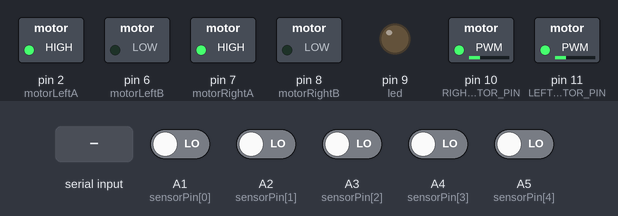
Bench run of a sketch on a simulated Arduino Uno, built with avr-gcc and run on an emulated ATmega328P. On the bench: switched loads named in the sketch (green lamp = pin HIGH), output pins drawn as LEDs (lit = HIGH). Inputs (shaded band) come from the test bench; at power-on: A1 (sensorPin[0]), A2 (sensorPin[1]), A3 (sensorPin[2]), A4 (sensorPin[3]), A5 (sensorPin[4]) LOW. What the sketch prints to the serial monitor is not drawn.

Above: at 1.2 s.
1.3 s: "kp\n" received over Serial
4.3 s: "ki\n" received over Serial
Timing chart, 0 to 7.3 s (numbered marks = the images above; inputs shaded):
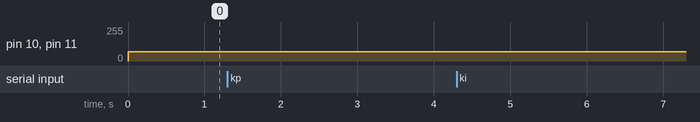

The sketch:

SensorPIDD.ino
```cpp
const int motorLeftA = 2;      // Digital pin for left motor A
const int motorLeftB = 6;     // Digital pin for left motor B
const int motorRightA = 7;     // Digital pin for right motor A
const int motorRightB = 8;     // Digital pin for right motor B

const int led = 9;

  // Read sensor values
const int sensorPin[5] = {A1, A2, A3, A4, A5}; // Array of digital pins for the sensors
const int numSensors = 5; // Number of sensors

#define LEFT_MOTOR_PIN 11
#define RIGHT_MOTOR_PIN 10

//BEST RESULT FOR SPEED 30
// double Kp = 3.8;
// double Ki = 0.000;
// double Kd = 0.1;

//BEST RESULT FOR SPEED 100
// double Kp = 17;
// double Ki = 0.000;
// double Kd = 0.3;

//SPEED 100
// Max Kp in P controller = 18
double Kp = 13;
double Ki = 0;
double Kd = 30;


//  11/5
//  speed=50
//  kp=9
//  kd=50
//  ki=0

//CURRECT PID PARAMETERS
// KP = 7
// KI = 0
// KD = 0.3
//SPEED = 45


//CURRECT NEW PID PARAMETERS
// KP = 7.8
// KI = 0
// KD = 10
//SPEED = 45
int baseSpeed = 70;


// char Incoming_value = 0;
// void setup() {
//   // put your setup code  here, to run once:
// Serial.begin(9600);
// pinMode(13,OUTPUT);
// }

// void  loop() {
//   if (Serial.available()  > 0)
//     {
//       Incoming_value = Serial.read();
//       Serial.print("/n");
//       if (Incoming_value == '1')
//         digitalWrite(13,HIGH);
//     }
// }


double error, integral = 0.0, derivative, output;
double previous_error = 0.0; // Initialize previous error for derivative calculation

void setup() {
  pinMode(led, OUTPUT);

  pinMode(motorLeftA, OUTPUT);
  pinMode(motorLeftB, OUTPUT);
  pinMode(motorRightA, OUTPUT);
  pinMode(motorRightB, OUTPUT);
    pinMode(A0, INPUT);
    pinMode(A1, INPUT);
    pinMode(A2, INPUT);
    pinMode(A3, INPUT);
    pinMode(A4, INPUT);


  digitalWrite(motorRightA,HIGH);
  digitalWrite(motorRightB,LOW);
  digitalWrite(motorLeftA,HIGH);
  digitalWrite(motorLeftB,LOW);

  digitalWrite(led, LOW);


  pinMode(LEFT_MOTOR_PIN, OUTPUT);
  pinMode(RIGHT_MOTOR_PIN, OUTPUT);
  Serial.begin(9600); // Start serial communication for debugging (optional)
    analogWrite(LEFT_MOTOR_PIN,30);
  analogWrite(RIGHT_MOTOR_PIN,30);

}

void loop() {

  if (Serial.available()) {
    String command = Serial.readStringUntil(' '); // Read until space
    if (command == "kp") {
      Kp = Serial.parseFloat(); // Parse the float value after the command
      Serial.print("Set Kp to: ");
      Serial.println(Kp);
    } else if (command == "ki") {
      Ki = Serial.parseFloat();
      Serial.print("Set Ki to: ");
      Serial.println(Ki);
    } else if (command == "kd") {
      Kd = Serial.parseFloat();
      Serial.print("Set Kd to: ");
      Serial.println(Kd);
      } else if (command == "speed") {
      baseSpeed = Serial.parseFloat();
      Serial.print("Set Speed to: ");
      Serial.println(baseSpeed);
      } else if (command == "s") {
      // Stop the motors
      StopMotors();
      Serial.println("Motors stopped");
    } else if (command == "m") {
      // Start the motors
      MoveMotors();
      Serial.println("Motors started");
    } else if (command == "0") {
      digitalWrite(led, LOW);
      // Start the motors
      Serial.println("0 recieved");
    } else if (command == "1") {
      // Start the motors
            digitalWrite(led, HIGH);

      Serial.println("1 recieved");
    }
      else {
      // Invalid command
      Serial.println("Invalid command");
    }

  }

  // Read sensor values
  int sensorValues[numSensors];
  for (int i = 0; i < numSensors; i++) {
    sensorValues[i] = digitalRead(sensorPin[i]);
  }
    Serial.print("  Sensors value: ");
    Serial.print(sensorValues[0]);
    Serial.print(sensorValues[1]);
    Serial.print(sensorValues[2]);
    Serial.print(sensorValues[3]);
    Serial.print(sensorValues[4]);


if (sensorValues[0] == 1 && sensorValues[1] == 1 && sensorValues[2] == 0 && sensorValues[3] == 1 && sensorValues[4] == 1)
    error = 0;
else if (sensorValues[0] == 1 && sensorValues[1] == 1 && sensorValues[2] == 0 && sensorValues[3] == 0 && sensorValues[4] == 1)
    error = 1;
else if (sensorValues[0] == 1 && sensorValues[1] == 1 && sensorValues[2] == 1 && sensorValues[3] == 0 && sensorValues[4] == 1)
    error = 2;
else if (sensorValues[0] == 1 && sensorValues[1] == 1 && sensorValues[2] == 1 && sensorValues[3] == 0 && sensorValues[4] == 0)
    error = 3;
else if (sensorValues[0] == 1 && sensorValues[1] == 1 && sensorValues[2] == 1 && sensorValues[3] == 1 && sensorValues[4] == 0)
    error = 4;
else if (sensorValues[0] == 1 && sensorValues[1] == 0 && sensorValues[2] == 0 && sensorValues[3] == 1 && sensorValues[4] == 1)
    error = -1;
else if (sensorValues[0] == 1 && sensorValues[1] == 0 && sensorValues[2] == 1 && sensorValues[3] == 1 && sensorValues[4] == 1)
    error = -2;
else if (sensorValues[0] == 0 && sensorValues[1] == 0 && sensorValues[2] == 1 && sensorValues[3] == 1 && sensorValues[4] == 1)
    error = -3;
else if (sensorValues[0] == 0 && sensorValues[1] == 1 && sensorValues[2] == 1 && sensorValues[3] == 1 && sensorValues[4] == 1)
    error = -4;


// MoveMotors();
// if (!(sensorValues[0] == 1 && sensorValues[1] == 1 && sensorValues[2] == 1 && sensorValues[3] == 1 && sensorValues[4] == 1)){ //if not all white
//   integral = 0;
// }

  // Update integral and derivative
  integral += error; // Assuming constant time step (adjust if needed)
  derivative = (error - previous_error); // No need to divide by dt if time step is constant

  // Calculate output (control signal for motor speed)
  output = Kp * error + Ki * integral + Kd * derivative;

  previous_error = error;
  // Apply motor control based on output and error
  controlMotors(output, error);

  // Optional: Print sensor values and motor speed for debugging

}

void controlMotors(double speed, double error) {
  int leftSpeed, rightSpeed;

    leftSpeed = baseSpeed - (speed);  // Adjust scaling factor for left speed reduction
    rightSpeed = baseSpeed + (speed); // Adjust scaling factor for right speed increase
  if(leftSpeed > 255)
  leftSpeed = 255;
  if(leftSpeed < 0)
  leftSpeed = 0;
  if(rightSpeed > 255)
  rightSpeed = 255;
  if(rightSpeed < 0)
  rightSpeed = 0;

  analogWrite(LEFT_MOTOR_PIN, leftSpeed);
  analogWrite(RIGHT_MOTOR_PIN,rightSpeed);
    // Optional: Print sensor values and motor speed for debugging
          Serial.print("  Kp= ");
  Serial.print(Kp);
        Serial.print("  Ki= ");
  Serial.print(Ki);
        Serial.print("  Kd= ");
  Serial.print(Kd);
  //     Serial.print("  Error: ");
  // Serial.print(error);
  Serial.print("  Right= ");
  Serial.print(leftSpeed);
  Serial.print("  Left=");
  Serial.println(rightSpeed);

}

void StopMotors(){
 digitalWrite(motorRightA,LOW);
  digitalWrite(motorRightB,LOW);
  digitalWrite(motorLeftA,LOW);
  digitalWrite(motorLeftB,LOW);
}
void MoveMotors(){
 digitalWrite(motorRightA,HIGH);
  digitalWrite(motorRightB,LOW);
  digitalWrite(motorLeftA,HIGH);
  digitalWrite(motorLeftB,LOW);
}
```

Measured:
- after the input at 1.3 s, every drawn part: stays the same
- after the input at 4.3 s, every drawn part: stays the same
